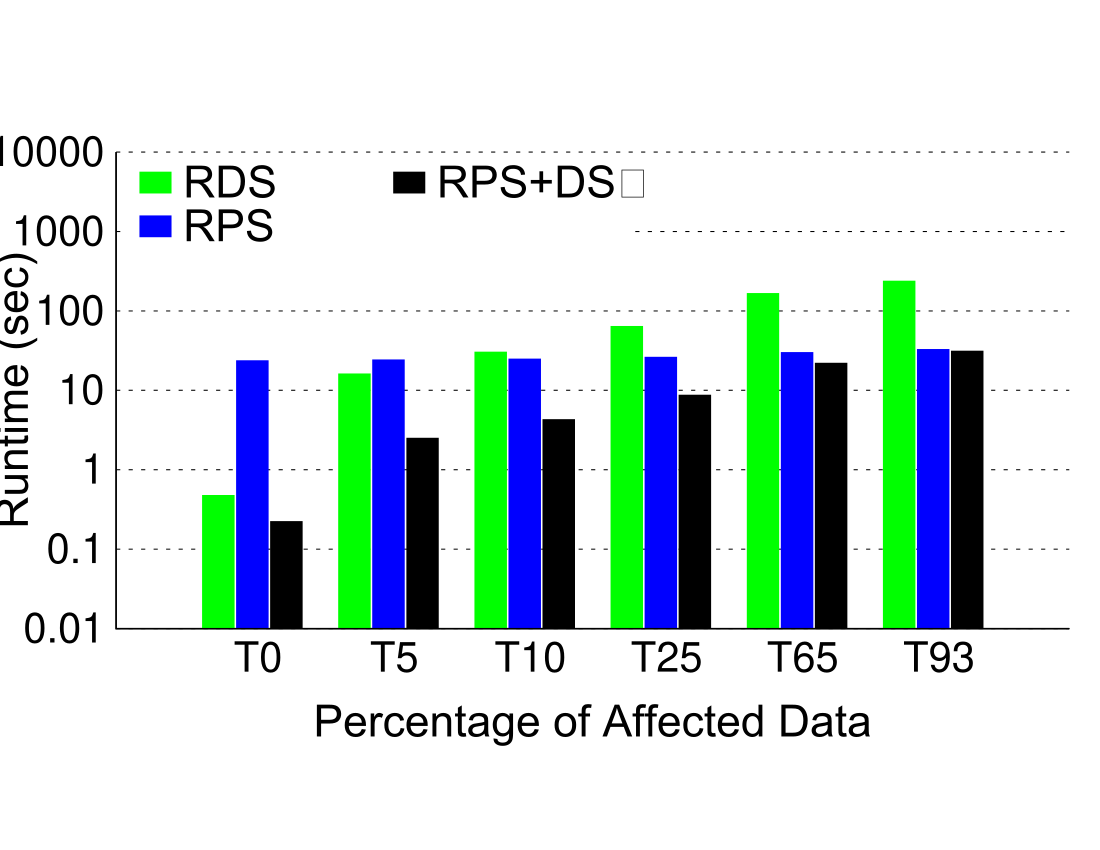

The gnuplot source for this figure:
# length/width ratio and terminal
set size ratio 0.5
set terminal postscript color enhanced  
set output 'ds.ps'

# Title
unset title

# Margins
set tmargin -3
set bmargin -2
set rmargin 0
set lmargin 4

# border
set border 3 front linetype -1 linewidth 1.000

# Boxes
set boxwidth 0.95 absolute
set style fill   solid 1.00 noborder

# line styles
set linetype 1 lt -1 lw 1 lc rgb "#00FF00"
set linetype 2 lt -1 lw 1 lc rgb "#0000FF" 
set linetype 3 lt -1 lw 1 lc rgb "#000000"

set linetype cycle 3


# Grid
set grid nopolar
set grid noxtics nomxtics ytics nomytics noztics nomztics \
 nox2tics nomx2tics noy2tics nomy2tics nocbtics nomcbtics
set grid layerdefault   linetype 0 linewidth 3.000,  linetype 0 linewidth 1.000

# Key
set key nobox autotitles columnhead Left reverse left
set key font "Arial,32"
set key width 10
set key samplen 2
set key spacing 4
set key maxrows 2

# style - histogram
set style histogram clustered gap 1 title  offset character 2, 0.25, 0
set datafile missing '-'
set style data histograms

# Axis
set xtics border in scale 0,0 nomirror   offset character 0.5, -0.5, 2 autojustify
set xtics norangelimit font ",30"
set xtics   ()

set logscale y
set yrange [ 0.01 : 10000 ]
set ytics border in scale 0,0 mirror norotate  offset character 0, 0, 0 autojustify
set ytics font ",30"

set xlabel font "Arial,32"
set xlabel "\nPercentage of Affected Data" 
set xlabel  offset character 0, 0, 0  norotate

set ylabel "Runtime (sec)" 
set ylabel font "Arial,32"


# Plot command
plot 'ds.csv' using 2 t col, '' using 3:xtic(1) t col, '' using 4:xtic(1) t col
